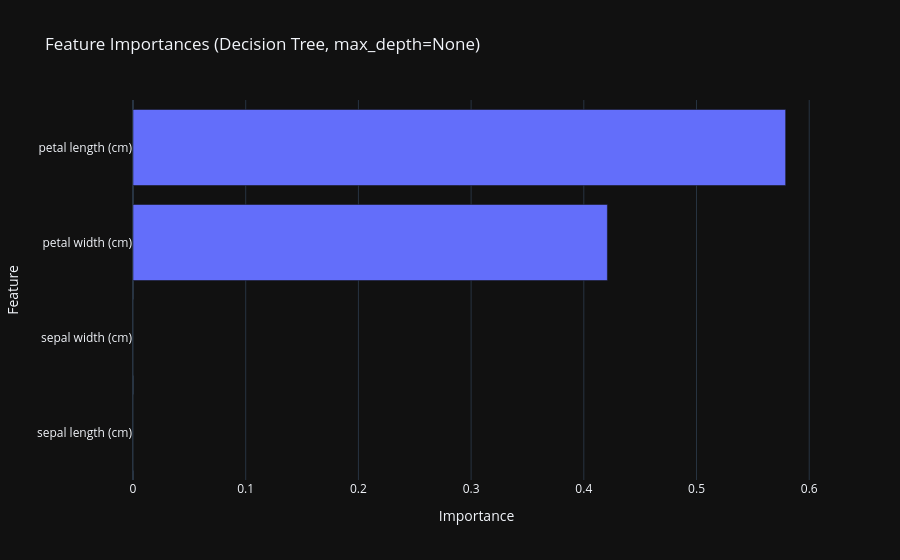

The code cell stored with this chart in its notebook:
### Markdown cell above
---
## Part 7. Feature Importance — 어떤 변수가 중요했나?

### Feature Importance란?

결정 트리의 또 다른 장점: **어떤 피처가 분류에 가장 중요한 역할을 했는지** 알 수 있음!

- 각 분기마다 불순도를 **얼마나 줄였는지** 합산
- 값이 클수록 → 그 피처가 더 중요하게 사용됨
- 모든 importance의 합 = 1.0

| Feature Importance | 의미 |
|:------------------:|------|
| 0.6 | 이 피처가 전체 불순도 감소의 60%를 담당 |
| 0.0 | 이 피처는 분기에 한 번도 사용되지 않음 |

> **로지스틱 회귀**의 계수(coefficient)와 비슷한 역할!  
> 하지만 트리의 importance는 **비선형 관계도 반영**한다는 차이

### Code cell
# Feature Importance 시각화 (깊이 무제한 모델(예제용))
importances = pd.Series(dt.feature_importances_, index=feature_names).sort_values()

fig = px.bar(importances, orientation="h",
             title="Feature Importances (Decision Tree, max_depth=None)",
             template="plotly_dark")
fig.update_layout(xaxis_title="Importance", yaxis_title="Feature",
                  showlegend=False)
fig.show()

### Figure 1 — Plotly figure (JSON) as saved in the notebook; plotly's stock layout.template omitted (floating-point values rounded to 4 significant figures)
{"data": [{"hovertemplate": "variable=0<br>value=%{x}<br>index=%{y}<extra></extra>", "legendgroup": "0", "marker": {"color": "#636efa", "pattern": {"shape": ""}}, "name": "0", "orientation": "h", "showlegend": true, "textposition": "auto", "type": "bar", "x": [0.0, 0.0, 0.4209, 0.5791], "xaxis": "x", "y": ["sepal length (cm)", "sepal width (cm)", "petal width (cm)", "petal length (cm)"], "yaxis": "y"}], "layout": {"barmode": "relative", "legend": {"title": {"text": "variable"}, "tracegroupgap": 0}, "showlegend": false, "title": {"text": "Feature Importances (Decision Tree, max_depth=None)"}, "xaxis": {"anchor": "y", "domain": [0, 1], "title": {"text": "Importance"}}, "yaxis": {"anchor": "x", "domain": [0, 1], "title": {"text": "Feature"}}}}
